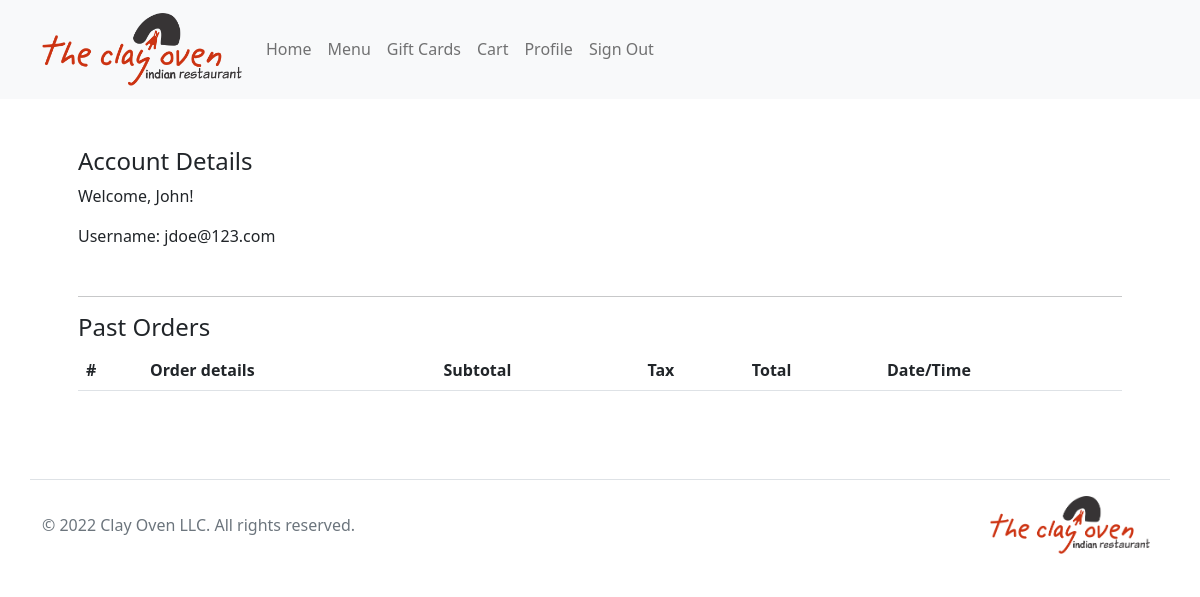
The page /user (signed in) on the database as committed earlier.
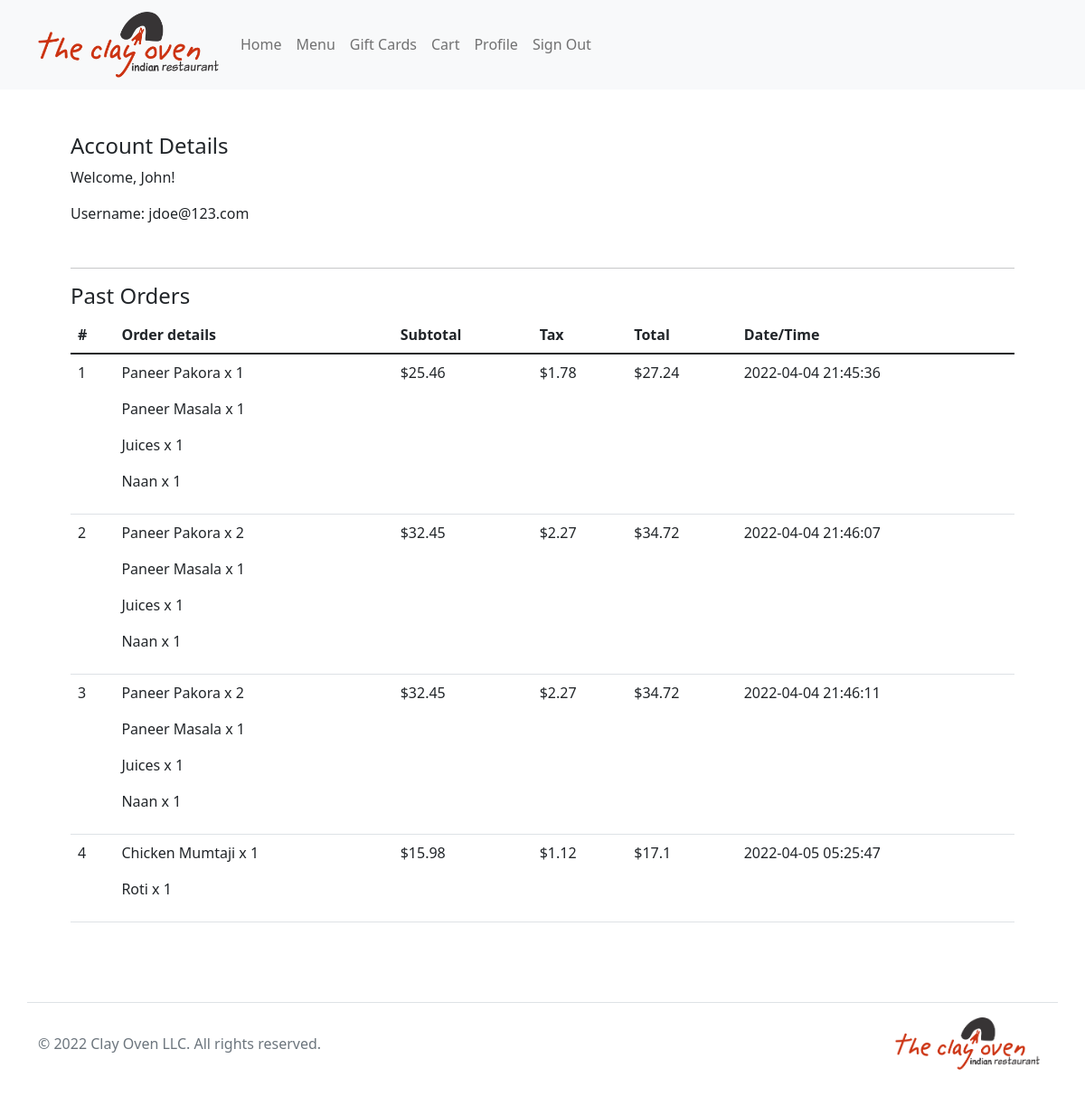
The same page on the database as committed later.
### tables this page shows
CREATE TABLE items(
id INTEGER PRIMARY KEY AUTOINCREMENT UNIQUE NOT NULL,
item TEXT NOT NULL,
price REAL NOT NULL,
desc TEXT,
categoryID INTEGER NOT NULL,
FOREIGN KEY (categoryID) REFERENCES category(id) 
);

CREATE TABLE orders(
    id INTEGER PRIMARY KEY AUTOINCREMENT NOT NULL,
   userID INTEGER NOT NULL,
    receivedAt DATETIME DEFAULT CURRENT_TIMESTAMP NOT NULL,
    selectedItems TEXT NOT NULL,
    subtotal REAL NOT NULL,
    tax REAL NOT NULL,
    tip REAL,
   total REAL NOT NULL,
    readyAt DATETIME, FOREIGN KEY (userID) REFERENCES users(id));

### app.py (the view)
@app.route("/user")
def useracc():
    with connect('restaurant.db') as conn:
        db = conn.cursor()
        rows = db.execute("SELECT name, email FROM users WHERE id=?", [session["user"]]).fetchall()
        name = rows[0][0].split(' ')[0]
        email = rows[0][1]
        results = db.execute("SELECT selectedItems, subtotal, tax, total, receivedAt FROM orders WHERE userID=?", [session["user"]]).fetchall()
        if not results is None:
            orders = {}
            orderInfo = {}
            names = {}
            order_count = 1
            for i in results:
                details = json.loads(i[0])
                subtotal = i[1]
                tax = i[2]
                total = i[3]
                datetime = i[4]
                print(details)
                orders.update({order_count : { "subtotal" : subtotal, "tax": tax, "total": total, "datetime": datetime}})
                for id in details:
                    names[id] = db.execute("SELECT item FROM items WHERE id=?", [id]).fetchall()[0][0]
                orderInfo.update({order_count: details})
                order_count += 1
            print(orders)
            print(orderInfo)
        return render_template('useracc.html', name=name, username=email, sesh=session["user"], orders=orders, details=orderInfo, items=names)

### app.py (called while the page is built)
@app.after_request
def after_request(response):
    response.headers["Cache-Control"] = "no-cache, no-store, must-revalidate"
    response.headers["Expires"] = 0
    response.headers["Pragma"] = "no-cache"
    return response

### templates/useracc.html (shortened to what this page needs)
{% extends 'layout.html' %}
{% block main %}
    <div class="p-5 mx-auto container">
        <h4>Account Details</h4>
            <p>Welcome, {{ name }}!</p>
            <p>Username: {{ username }}</p>
        <hr class="mt-5">
        <h4>Past Orders</h4>
        <table class="table">
            <thead>
            <tr>
                <th scope="col">#</th>
                <th scope="col">Order details</th>
                <th scope="col">Subtotal</th>
                <th scope="col">Tax</th>
                <th scope="col">Total</th>
                <th scope="col">Date/Time</th>
            </tr>
            </thead>
            <tbody>
                {% for i in orders %}
                <tr>
                    <td>{{i}}</td>
                    <td>
                        {% for j in details[i] %}
                        <p>{{items[j]}} x {{details[i][j]}}</p>
                        {% endfor %}
                    </td>
                    <td>${{orders[i]["subtotal"]}}</td>
                    <td>${{orders[i]["tax"]}}</td>
                    <td>${{orders[i]["total"]}}</td>
                    <td>{{orders[i]["datetime"]}}</td>
                </tr>
                {% endfor %}
            </tbody>
        </table>
    </div>
{% endblock %}

Rows that differ between the two databases and show on the page:
now on this page (row unchanged): items: item "Paneer Pakora" "Paneer Pakora" "Paneer Pakora"
now on this page (row unchanged): items: item "Paneer Masala" "Paneer Masala" "Paneer Masala"
now on this page (row unchanged): items: item "Juices" "Juices" "Juices"
now on this page (row unchanged): items: item "Naan" "Naan" "Naan"
added orders: subtotal "25.46", tax "1.78", total "27.24", receivedAt "2022-04-04 21:45:36"
added orders: subtotal "32.45", tax "2.27", total "34.72", receivedAt "2022-04-04 21:46:07"
added orders: subtotal "32.45", tax "2.27", total "34.72", receivedAt "2022-04-04 21:46:11"
now on this page (row unchanged): items: item "Chicken Mumtaji"
now on this page (row unchanged): items: item "Roti"
added orders: subtotal "15.98", tax "1.12", total "17.1", receivedAt "2022-04-05 05:25:47"
Other text that changed with them:
new list line: "1 x 1 x 1 x 1 x 1 $ $ $"
new list line: "2 x 2 x 1 x 1 x 1 $ $ $"
new list line: "3 x 2 x 1 x 1 x 1 $ $ $"
new list line: "4 x 1 x 1 $ $ $"
